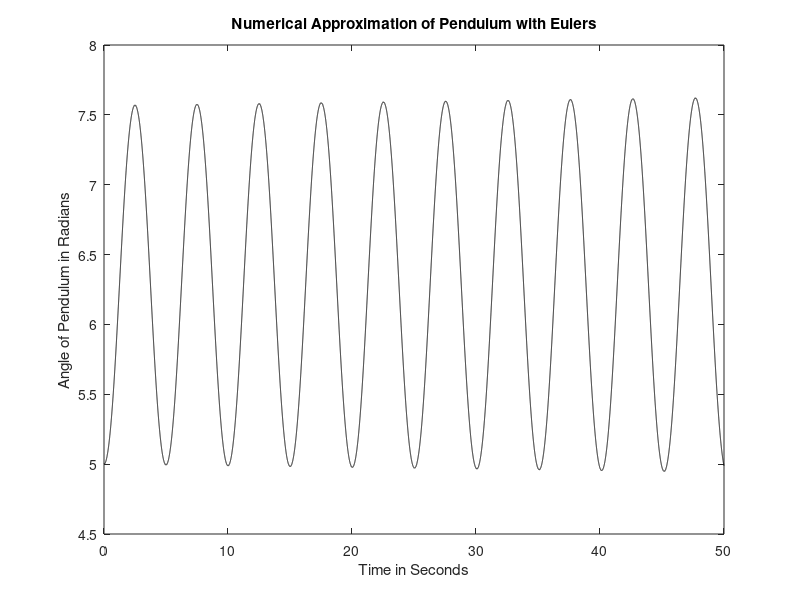
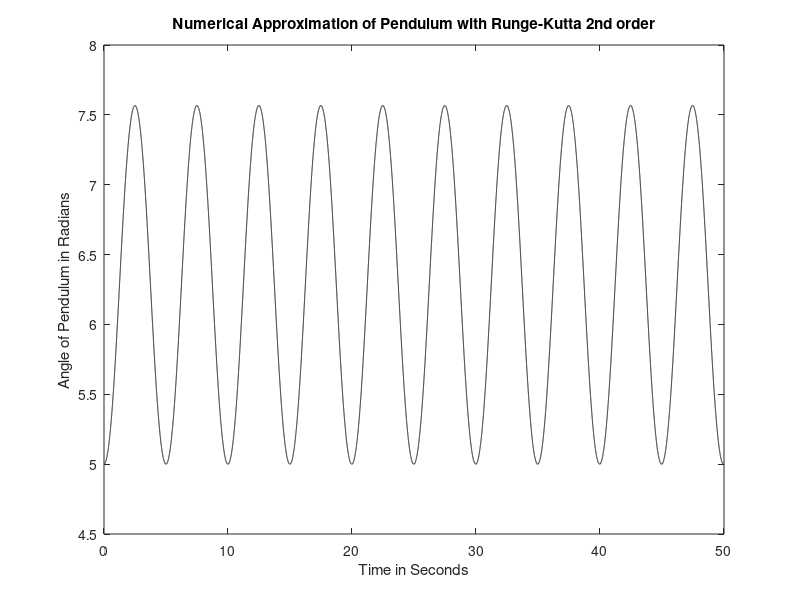
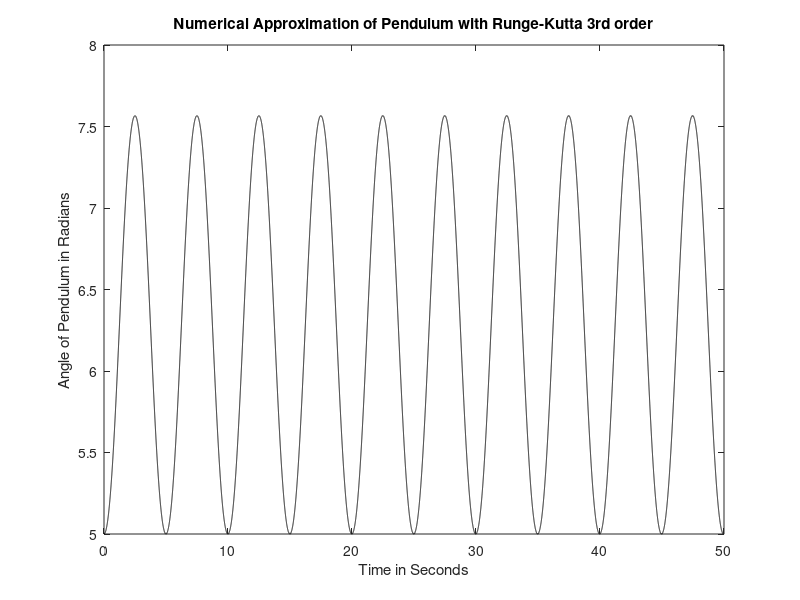
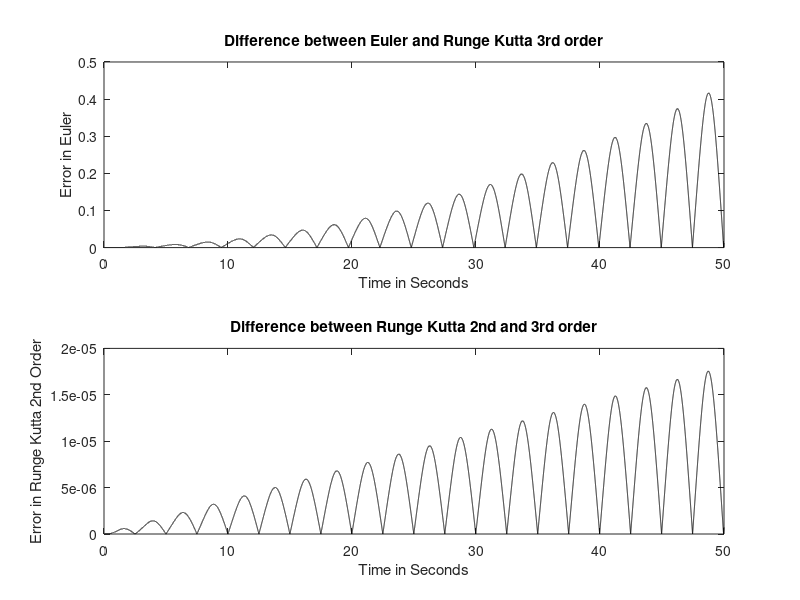

The MATLAB source for these figures, in order:
%%
%This code takes the differential eqution that models a pendulum swinging
%with no damping and since it is a differential equation of order two I
%break it into a system of two differential equations. I then solve both
%differential equations by first using Euler's method and then Runge-Kutta
%of order two and three. This is then used to compare the numerical
%difference between the three methods and see how the error changes.

clear all
g = 9.81; %in meters per second squared
l = input('What length do you want the pendulum? (in meters)');
%user inputs the length of the pendulum
theta(1) = input('What theta do you want the pendulum to be pushed back to? (in radians)');
%user inputs initial theta value
w(1) = 0; %this is the w value array that represents the change in theta
dt=0.001; %very small dt to minimize numerical error
nSteps = 50000; %number of dt time steps, equivalent to 50 seconds of the pendulum moving
for k = 1:nSteps
    t(k)=dt*(k-1); %sets up all times in time t array
end

for n = 1:nSteps-1
    theta(n+1)=theta(n)+ w(n)*dt; %Euler's Method of numerically approximating the ODE
    w(n+1)= w(n) -(g/l)*sin(theta(n))*dt;
end

figure(1)
plot(t, theta, 'k');
xlabel('Time in Seconds');
ylabel('Angle of Pendulum in Radians');
title('Numerical Approximation of Pendulum with Eulers');

%Runge-Kutta method of order 2
thetar(1)=theta(1); %initialize new arrays for next numerical method
wr(1)=0;
for n = 1:nSteps-1
    thetamid = thetar(n) + wr(n)*(dt/2); %We calculate half steps to reduce numerical error
    wmid = wr(n) -(g/l)*sin(thetar(n))*(dt/2);
    thetar(n+1)=thetar(n)+ wmid*dt;
    wr(n+1)= wr(n) -(g/l)*sin(thetamid)*dt;
end

figure(2) %plot to show numerical aproximation with Runge-Kutta
plot(t, thetar, 'k');
xlabel('Time in Seconds');
ylabel('Angle of Pendulum in Radians');
title('Numerical Approximation of Pendulum with Runge-Kutta 2nd order');

%Finally Runge Kutta 3rd order
fw = @(t,thet, wi) -(g/l)*sin(thet);
ftheta = @(t, thet, wi) wi;
theta3(1)=theta(1); %initialize new arrays for next numerical method
w3(1)=0;

for n = 1:nSteps-1
     f1 = dt*ftheta(t(n), theta3(n), w3(n));
     k1 = dt*fw(t(n), theta3(n), w3(n));
     f2 = dt*ftheta(t(n)+ (dt/2), theta3(n) + (f1/2), w3(n) + (k1/2));
     k2 = dt*fw(t(n)+ (dt/2), theta3(n) + (f1/2), w3(n) + (k1/2));
     f3 = dt*ftheta(t(n)+dt,  theta3(n)-f1 + 2*f2, w3(n)- k1 + 2*k2);
     k3 = dt*fw(t(n)+dt,  theta3(n)-f1 + 2*f2, w3(n)- k1 + 2*k2);
     w3(n+1) = w3(n) + (1/6)*(k1 +4*k2+k3);
     theta3(n+1)=theta3(n)+ (1/6)*(f1 + 4*f2+f3);
end

figure(3) %plot to show numerical aproximation with Runge-Kutta 4th order
plot(t, theta3, 'k');
xlabel('Time in Seconds');
ylabel('Angle of Pendulum in Radians');
title('Numerical Approximation of Pendulum with Runge-Kutta 3rd order');

errore = abs(theta3-theta); %Error terms for Euler and 2nd Order when looking at 3rd order
error2 = abs(theta3-thetar);

figure(4)
subplot(2, 1, 1);
plot(t, errore, 'k');
ylabel('Error in Euler')
xlabel('Time in Seconds')
title('Difference between Euler and Runge Kutta 3rd order')
subplot(2, 1, 2)
plot(t, error2, 'k');
ylabel('Error in Runge Kutta 2nd Order')
xlabel('Time in Seconds')
title('Difference between Runge Kutta 2nd and 3rd order')

%%
% Initially going from Euler's method to Runge Kutta second order there 
% is a very considerable accuracy jump which becomes transparent 
% when looking at the errors. Euler's method had an accuracy difference of 
% 0.7381 radians towards the end of the pendulum swinging for 50 seconds which
% is considerably large. You can see it in the graph towards the end as the
% oscillating motion gets bigger and bigger amplitudes. This is all
% numerical error. Since there is no damping it should be a very constant
% oscillating function with the same amplitude for all times. When looking
% at Runge Kutta's second order approach we see a much smaller error of
% around 0.0002739 radians. Runge Kutta even of the second order is a much
% more accurate way to approximate ODEs as opposed to the traditional Euler's
% method.
